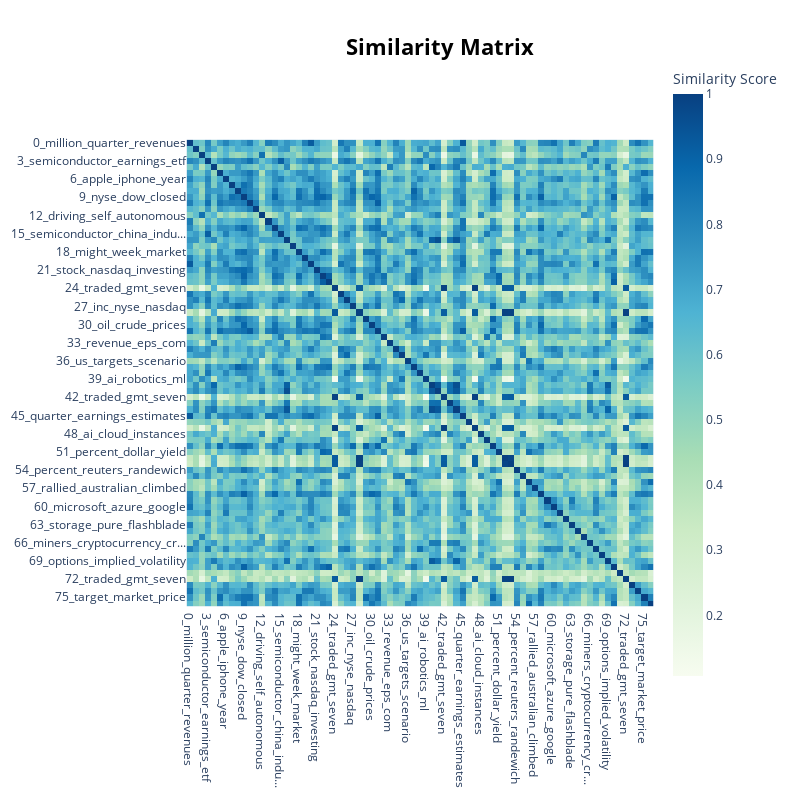

The code cell stored with this chart in its notebook:
### Code cell
bert_topic.visualize_heatmap()

### Figure 1 — Plotly figure (JSON) as saved in the notebook; plotly's stock layout.template omitted (floating-point values rounded to 4 significant figures; data arrays with more than 128 entries replaced by an {"elided": "..."} marker saying what was removed)
{"data": [{"coloraxis": "coloraxis", "hovertemplate": "x: %{x}<br>y: %{y}<br>Similarity Score: %{z}<extra></extra>", "name": "0", "type": "heatmap", "x": ["0_million_quarter_revenues", "1_amd_graphics_radeon", "2_driving_self_autonomous", "3_semiconductor_earnings_etf", "4_target_nvidia_rating", "5_tracey_podcast_value", "6_apple_iphone_year", "7_performers_close_inc", "8_resistance_roku_towards", "9_nyse_dow_closed", "10_tech_fang_etf", "11_bitcoin_blockchain_crypt...", "12_driving_self_autonomous", "13_earnings_estimates_growth", "14_walmart_might_wmt", "15_semiconductor_china_indu...", "16_gaming_quarter_year", "17_facebook_users_user", "18_might_week_market", "19_analyst_zacks_reports", "20_million_revenues_quarter", "21_stock_nasdaq_investing", "22_trade_china_trump", "23_futures_points_et", "24_traded_gmt_seven", "25_cadence_design_ansys", "26_intel_swan_chips", "27_inc_nyse_nasdaq", "28_traded_gmt_seven", "29_day_trading_call", "30_oil_crude_prices", "31_earnings_year_shares", "32_china_trade_chinese", "33_revenue_eps_com", "34_mellanox_ethernet_marvell", "35_intel_ai_israel", "36_us_targets_scenario", "37_resistance_around_level", "38_micron_mu_dram", "39_ai_robotics_ml", "40_nvidia_gaming_nvda", "41_nvidia_revenue_percent", "42_traded_gmt_seven", "43_rtx_gaming_tracing", "44_nvidia_nvda_projected", "45_quarter_earnings_estimates", "46_qualcomm_commission_pate...", "47_traded_gmt_seven", "48_ai_cloud_instances", "49_huawei_china_chinese", "50_trader_today_editor", "51_percent_dollar_yield", "52_traded_gmt_seven", "53_traded_gmt_seven", "54_percent_reuters_randewich", "55_hp_intel_dell", "56_yesterday_nyse_week", "57_rallied_australian_climbed", "58_oil_forecasts_sales", "59_western_digital_storage", "60_microsoft_azure_google", "61_qualcomm_chips_broadcom", "62_coronavirus_virus_china", "63_storage_pure_flashblade", "64_esports_game_video", "65_baidu_apollo_driving", "66_miners_cryptocurrency_cr...", "67_nand_microchip_quarter", "68_games_stadia_game", "69_options_implied_volatility", "70_futures_points_et", "71_losers_ndls_read", "72_traded_gmt_seven", "73_google_alphabet_android", "74_investment_zacks_year", "75_target_market_price", "76_percent_fed_bernanke"], "xaxis": "x", "y": ["0_million_quarter_revenues", "1_amd_graphics_radeon", "2_driving_self_autonomous", "3_semiconductor_earnings_etf", "4_target_nvidia_rating", "5_tracey_podcast_value", "6_apple_iphone_year", "7_performers_close_inc", "8_resistance_roku_towards", "9_nyse_dow_closed", "10_tech_fang_etf", "11_bitcoin_blockchain_crypt...", "12_driving_self_autonomous", "13_earnings_estimates_growth", "14_walmart_might_wmt", "15_semiconductor_china_indu...", "16_gaming_quarter_year", "17_facebook_users_user", "18_might_week_market", "19_analyst_zacks_reports", "20_million_revenues_quarter", "21_stock_nasdaq_investing", "22_trade_china_trump", "23_futures_points_et", "24_traded_gmt_seven", "25_cadence_design_ansys", "26_intel_swan_chips", "27_inc_nyse_nasdaq", "28_traded_gmt_seven", "29_day_trading_call", "30_oil_crude_prices", "31_earnings_year_shares", "32_china_trade_chinese", "33_revenue_eps_com", "34_mellanox_ethernet_marvell", "35_intel_ai_israel", "36_us_targets_scenario", "37_resistance_around_level", "38_micron_mu_dram", "39_ai_robotics_ml", "40_nvidia_gaming_nvda", "41_nvidia_revenue_percent", "42_traded_gmt_seven", "43_rtx_gaming_tracing", "44_nvidia_nvda_projected", "45_quarter_earnings_estimates", "46_qualcomm_commission_pate...", "47_traded_gmt_seven", "48_ai_cloud_instances", "49_huawei_china_chinese", "50_trader_today_editor", "51_percent_dollar_yield", "52_traded_gmt_seven", "53_traded_gmt_seven", "54_percent_reuters_randewich", "55_hp_intel_dell", "56_yesterday_nyse_week", "57_rallied_australian_climbed", "58_oil_forecasts_sales", "59_western_digital_storage", "60_microsoft_azure_google", "61_qualcomm_chips_broadcom", "62_coronavirus_virus_china", "63_storage_pure_flashblade", "64_esports_game_video", "65_baidu_apollo_driving", "66_miners_cryptocurrency_cr...", "67_nand_microchip_quarter", "68_games_stadia_game", "69_options_implied_volatility", "70_futures_points_et", "71_losers_ndls_read", "72_traded_gmt_seven", "73_google_alphabet_android", "74_investment_zacks_year", "75_target_market_price", "76_percent_fed_bernanke"], "yaxis": "y", "z": {"elided": "77x77 float values"}}], "layout": {"coloraxis": {"colorbar": {"title": {"text": "Similarity Score"}}, "colorscale": [[0, "rgb(247,252,240)"], [0.125, "rgb(224,243,219)"], [0.25, "rgb(204,235,197)"], [0.375, "rgb(168,221,181)"], [0.5, "rgb(123,204,196)"], [0.625, "rgb(78,179,211)"], [0.75, "rgb(43,140,190)"], [0.875, "rgb(8,104,172)"], [1, "rgb(8,64,129)"]]}, "height": 800, "hoverlabel": {"bgcolor": "white", "font": {"family": "Rockwell", "size": 16}}, "legend": {"title": {"text": "Trend"}}, "margin": {"t": 60}, "showlegend": true, "title": {"font": {"color": "Black", "size": 22}, "text": "<b>Similarity Matrix</b>", "x": 0.55, "xanchor": "center", "y": 0.95, "yanchor": "top"}, "width": 800, "xaxis": {"anchor": "y", "constrain": "domain", "domain": [0, 1], "scaleanchor": "y"}, "yaxis": {"anchor": "x", "autorange": "reversed", "constrain": "domain", "domain": [0, 1]}}}
